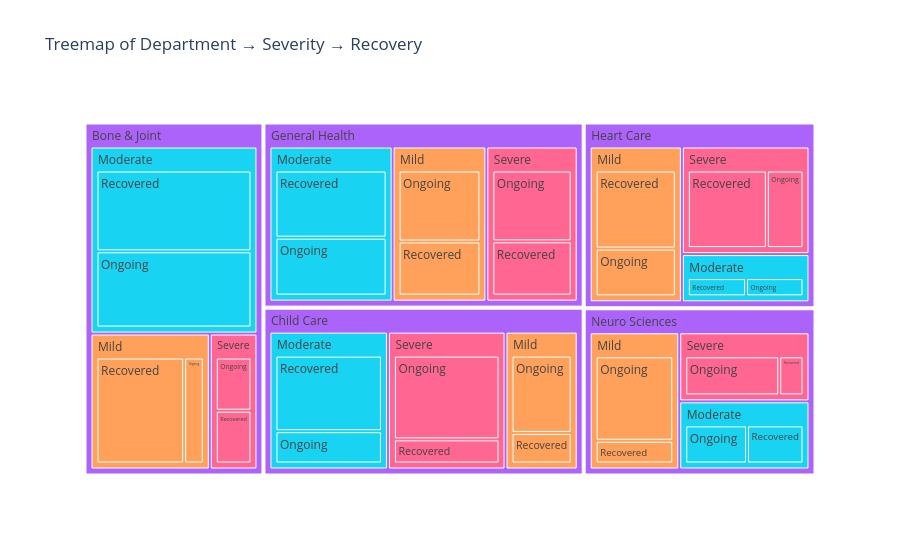
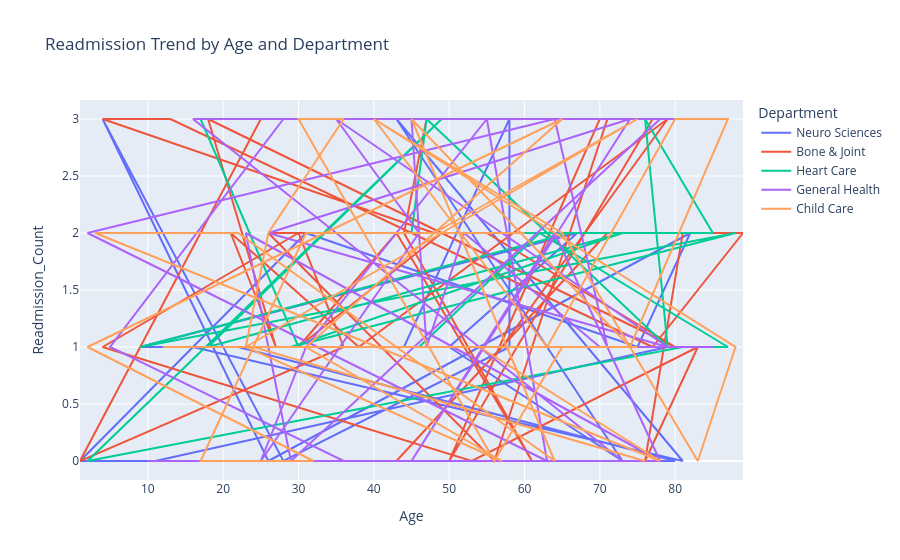
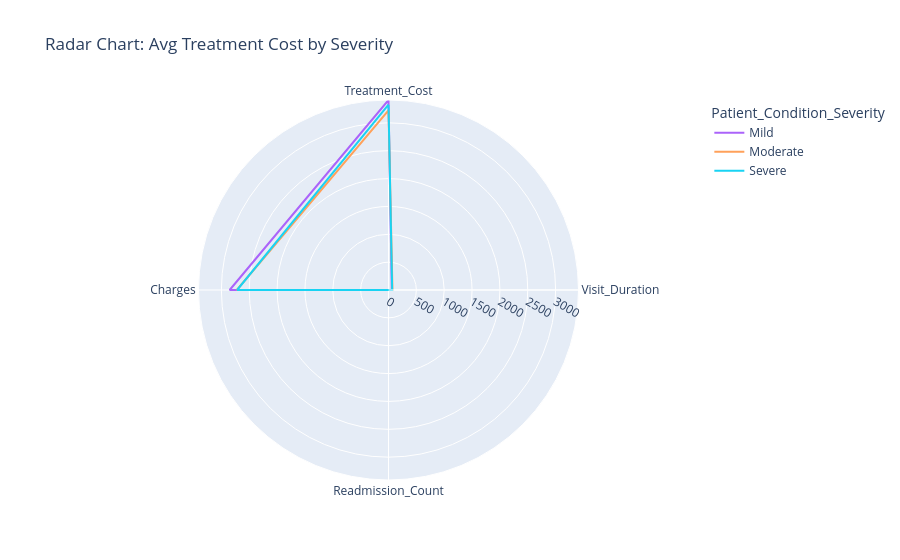

Notebook code cell kept with these figures, in order:
### Code cell
# 4. Advanced Visualizations (Plotly)

import plotly.express as px

# Treemap: Department → Severity → Recovery
fig_treemap = px.treemap(df, path=['Department','Patient_Condition_Severity','Recovery_Status'],
                         values='Charges',
                         color='Patient_Condition_Severity',
                         color_discrete_map={"mild":"lightgreen","moderate":"skyblue","severe":"coral"},
                         title="Treemap of Department → Severity → Recovery")
fig_treemap.show()

# Line Plot (Readmission Trend)
fig_line = px.line(df, x="Age", y="Readmission_Count", color="Department",
                   title="Readmission Trend by Age and Department")
fig_line.show()

# Radar Chart: Severity groups comparing averages
summary_long = summary.melt(id_vars="Patient_Condition_Severity",
                            value_vars=["Treatment_Cost","Visit_Duration","Readmission_Count","Charges"],
                            var_name="Metric", value_name="Average")

fig_radar = px.line_polar(summary_long, r="Average", theta="Metric", color="Patient_Condition_Severity", line_close=True,
                          color_discrete_map={"mild":"lightgreen","moderate":"skyblue","severe":"coral"},
                          title="Radar Chart: Avg Treatment Cost by Severity")
fig_radar.show()


# Geo Scatter: Hospital Branches
fig_geo = px.scatter_geo(df, locations="Hospital_Branch", locationmode="country names",
                         color="Patient_Condition_Severity",
                         color_discrete_map={"mild":"lightgreen","moderate":"skyblue","severe":"coral"},
                         title="Hospital Branch Distribution by Severity")
fig_geo.show()

### Figure 1 — Plotly figure (JSON) as saved in the notebook; plotly's stock layout.template omitted (floating-point values rounded to 4 significant figures)
{"data": [{"branchvalues": "total", "customdata": [["(?)"], ["(?)"], ["(?)"], ["(?)"], ["(?)"], ["Mild"], ["Mild"], ["Mild"], ["Mild"], ["Mild"], ["Mild"], ["Mild"], ["Mild"], ["Mild"], ["Mild"], ["Mild"], ["Mild"], ["Mild"], ["Mild"], ["Mild"], ["Moderate"], ["Moderate"], ["Moderate"], ["Moderate"], ["Moderate"], ["Moderate"], ["Moderate"], ["Moderate"], ["Moderate"], ["Moderate"], ["Moderate"], ["Moderate"], ["Moderate"], ["Moderate"], ["Moderate"], ["Severe"], ["Severe"], ["Severe"], ["Severe"], ["Severe"], ["Severe"], ["Severe"], ["Severe"], ["Severe"], ["Severe"], ["Severe"], ["Severe"], ["Severe"], ["Severe"], ["Severe"]], "domain": {"x": [0, 1], "y": [0, 1]}, "hovertemplate": "labels=%{label}<br>Charges=%{value}<br>parent=%{parent}<br>id=%{id}<br>Patient_Condition_Severity=%{customdata[0]}<extra></extra>", "ids": ["Child Care", "Heart Care", "Bone & Joint", "Neuro Sciences", "General Health", "Child Care/Mild", "General Health/Mild", "Heart Care/Mild", "Bone & Joint/Mild", "Neuro Sciences/Mild", "Child Care/Mild/Recovered", "Child Care/Mild/Ongoing", "General Health/Mild/Ongoing", "Heart Care/Mild/Ongoing", "Neuro Sciences/Mild/Recovered", "General Health/Mild/Recovered", "Neuro Sciences/Mild/Ongoing", "Bone & Joint/Mild/Recovered", "Heart Care/Mild/Recovered", "Bone & Joint/Mild/Ongoing", "Bone & Joint/Moderate/Ongoing", "Heart Care/Moderate", "Neuro Sciences/Moderate", "General Health/Moderate", "Child Care/Moderate", "Bone & Joint/Moderate", "Child Care/Moderate/Ongoing", "Heart Care/Moderate/Ongoing", "Neuro Sciences/Moderate/Ongoing", "General Health/Moderate/Ongoing", "Heart Care/Moderate/Recovered", "Child Care/Moderate/Recovered", "Neuro Sciences/Moderate/Recovered", "General Health/Moderate/Recovered", "Bone & Joint/Moderate/Recovered", "Bone & Joint/Severe", "General Health/Severe", "Child Care/Severe", "Child Care/Severe/Ongoing", "Neuro Sciences/Severe/Recovered", "Neuro Sciences/Severe", "Bone & Joint/Severe/Ongoing", "Heart Care/Severe", "General Health/Severe/Ongoing", "General Health/Severe/Recovered", "Heart Care/Severe/Ongoing", "Heart Care/Severe/Recovered", "Neuro Sciences/Severe/Ongoing", "Child Care/Severe/Recovered", "Bone & Joint/Severe/Recovered"], "labels": ["Child Care", "Heart Care", "Bone & Joint", "Neuro Sciences", "General Health", "Mild", "Mild", "Mild", "Mild", "Mild", "Recovered", "Ongoing", "Ongoing", "Ongoing", "Recovered", "Recovered", "Ongoing", "Recovered", "Recovered", "Ongoing", "Ongoing", "Moderate", "Moderate", "Moderate", "Moderate", "Moderate", "Ongoing", "Ongoing", "Ongoing", "Ongoing", "Recovered", "Recovered", "Recovered", "Recovered", "Recovered", "Severe", "Severe", "Severe", "Ongoing", "Recovered", "Severe", "Ongoing", "Severe", "Ongoing", "Recovered", "Ongoing", "Recovered", "Ongoing", "Recovered", "Recovered"], "marker": {"colors": ["#ab63fa", "#ab63fa", "#ab63fa", "#ab63fa", "#ab63fa", "#FFA15A", "#FFA15A", "#FFA15A", "#FFA15A", "#FFA15A", "#FFA15A", "#FFA15A", "#FFA15A", "#FFA15A", "#FFA15A", "#FFA15A", "#FFA15A", "#FFA15A", "#FFA15A", "#FFA15A", "#19d3f3", "#19d3f3", "#19d3f3", "#19d3f3", "#19d3f3", "#19d3f3", "#19d3f3", "#19d3f3", "#19d3f3", "#19d3f3", "#19d3f3", "#19d3f3", "#19d3f3", "#19d3f3", "#19d3f3", "#FF6692", "#FF6692", "#FF6692", "#FF6692", "#FF6692", "#FF6692", "#FF6692", "#FF6692", "#FF6692", "#FF6692", "#FF6692", "#FF6692", "#FF6692", "#FF6692", "#FF6692"]}, "name": "", "parents": ["", "", "", "", "", "Child Care", "General Health", "Heart Care", "Bone & Joint", "Neuro Sciences", "Child Care/Mild", "Child Care/Mild", "General Health/Mild", "Heart Care/Mild", "Neuro Sciences/Mild", "General Health/Mild", "Neuro Sciences/Mild", "Bone & Joint/Mild", "Heart Care/Mild", "Bone & Joint/Mild", "Bone & Joint/Moderate", "Heart Care", "Neuro Sciences", "General Health", "Child Care", "Bone & Joint", "Child Care/Moderate", "Heart Care/Moderate", "Neuro Sciences/Moderate", "General Health/Moderate", "Heart Care/Moderate", "Child Care/Moderate", "Neuro Sciences/Moderate", "General Health/Moderate", "Bone & Joint/Moderate", "Bone & Joint", "General Health", "Child Care", "Child Care/Severe", "Neuro Sciences/Severe", "Neuro Sciences", "Bone & Joint/Severe", "Heart Care", "General Health/Severe", "General Health/Severe", "Heart Care/Severe", "Heart Care/Severe", "Neuro Sciences/Severe", "Child Care/Severe", "Bone & Joint/Severe"], "type": "treemap", "values": [86300.0, 69150.0, 101400.0, 62240.0, 95190.0, 20210.0, 28960.0, 29000.0, 30500.0, 25360.0, 5731.0, 14480.0, 16430.0, 11000.0, 5375.0, 12530.0, 19980.0, 24920.0, 18000.0, 5587.0, 28520.0, 12420.0, 18320.0, 38030.0, 33170.0, 58740.0, 9945.0, 6173.0, 9567.0, 17610.0, 6249.0, 23220.0, 8750.0, 20420.0, 30220.0, 12190.0, 28200.0, 32920.0, 25550.0, 3805.0, 18560.0, 6117.0, 27730.0, 15950.0, 12240.0, 8789.0, 18940.0, 14760.0, 7374.0, 6071.0]}], "layout": {"legend": {"tracegroupgap": 0}, "title": {"text": "Treemap of Department → Severity → Recovery"}}}

### Figure 2 — Plotly figure (JSON) as saved in the notebook; plotly's stock layout.template omitted (floating-point values rounded to 4 significant figures)
{"data": [{"hovertemplate": "Department=Neuro Sciences<br>Age=%{x}<br>Readmission_Count=%{y}<extra></extra>", "legendgroup": "Neuro Sciences", "line": {"color": "#636efa", "dash": "solid"}, "marker": {"symbol": "circle"}, "mode": "lines", "name": "Neuro Sciences", "orientation": "v", "showlegend": true, "type": "scatter", "x": [58, 28, 4, 26, 82, 75, 31, 1, 29, 80, 22, 44, 58, 58, 16, 81, 43, 73, 50, 67, 9, 79, 11], "xaxis": "x", "y": [1, 0, 3, 0, 2, 1, 2, 0, 0, 0, 1, 1, 3, 1, 1, 0, 3, 0, 1, 2, 1, 1, 0], "yaxis": "y"}, {"hovertemplate": "Department=Bone & Joint<br>Age=%{x}<br>Readmission_Count=%{y}<extra></extra>", "legendgroup": "Bone & Joint", "line": {"color": "#EF553B", "dash": "solid"}, "marker": {"symbol": "circle"}, "mode": "lines", "name": "Bone & Joint", "orientation": "v", "showlegend": true, "type": "scatter", "x": [30, 4, 53, 83, 76, 81, 30, 36, 1, 25, 70, 50, 77, 50, 71, 56, 26, 89, 77, 13, 4, 48, 71, 43, 57, 79, 38, 21, 27, 18, 80, 55, 40, 49, 30, 43, 61, 44, 47], "xaxis": "x", "y": [2, 1, 0, 1, 0, 2, 2, 1, 0, 3, 3, 0, 3, 3, 3, 0, 2, 2, 1, 3, 3, 2, 2, 0, 1, 3, 1, 2, 1, 3, 1, 2, 2, 2, 1, 2, 0, 2, 3], "yaxis": "y"}, {"hovertemplate": "Department=Heart Care<br>Age=%{x}<br>Readmission_Count=%{y}<extra></extra>", "legendgroup": "Heart Care", "line": {"color": "#00cc96", "dash": "solid"}, "marker": {"symbol": "circle"}, "mode": "lines", "name": "Heart Care", "orientation": "v", "showlegend": true, "type": "scatter", "x": [74, 45, 47, 79, 76, 85, 66, 9, 88, 29, 73, 18, 49, 2, 81, 87, 62, 46, 30, 17], "xaxis": "x", "y": [2, 2, 3, 1, 3, 2, 2, 1, 2, 1, 2, 1, 3, 0, 1, 1, 2, 1, 1, 3], "yaxis": "y"}, {"hovertemplate": "Department=General Health<br>Age=%{x}<br>Readmission_Count=%{y}<extra></extra>", "legendgroup": "General Health", "line": {"color": "#ab63fa", "dash": "solid"}, "marker": {"symbol": "circle"}, "mode": "lines", "name": "General Health", "orientation": "v", "showlegend": true, "type": "scatter", "x": [10, 73, 16, 45, 47, 52, 70, 85, 71, 64, 2, 63, 55, 31, 25, 46, 35, 79, 26, 74, 45, 64, 78, 36, 5, 28, 83, 78, 29, 23, 78], "xaxis": "x", "y": [0, 0, 3, 3, 1, 2, 1, 1, 1, 3, 2, 0, 3, 1, 0, 2, 3, 1, 2, 3, 0, 2, 0, 0, 1, 3, 3, 3, 0, 2, 0], "yaxis": "y"}, {"hovertemplate": "Department=Child Care<br>Age=%{x}<br>Readmission_Count=%{y}<extra></extra>", "legendgroup": "Child Care", "line": {"color": "#FFA15A", "dash": "solid"}, "marker": {"symbol": "circle"}, "mode": "lines", "name": "Child Care", "orientation": "v", "showlegend": true, "type": "scatter", "x": [40, 88, 83, 65, 40, 63, 80, 87, 74, 45, 64, 22, 3, 78, 54, 75, 12, 65, 56, 30, 36, 26, 23, 57, 31, 65, 2, 32, 17, 31, 60, 57, 48, 75, 23, 24, 76], "xaxis": "x", "y": [3, 1, 0, 2, 3, 1, 3, 3, 1, 3, 0, 2, 2, 0, 1, 1, 1, 1, 0, 3, 3, 2, 1, 0, 1, 3, 1, 0, 0, 2, 2, 2, 2, 3, 1, 1, 0], "yaxis": "y"}], "layout": {"legend": {"title": {"text": "Department"}, "tracegroupgap": 0}, "title": {"text": "Readmission Trend by Age and Department"}, "xaxis": {"anchor": "y", "domain": [0, 1], "title": {"text": "Age"}}, "yaxis": {"anchor": "x", "domain": [0, 1], "title": {"text": "Readmission_Count"}}}}

### Figure 3 — Plotly figure (JSON) as saved in the notebook; plotly's stock layout.template omitted (floating-point values rounded to 4 significant figures)
{"data": [{"hovertemplate": "Patient_Condition_Severity=Mild<br>Average=%{r}<br>Metric=%{theta}<extra></extra>", "legendgroup": "Mild", "line": {"color": "#ab63fa", "dash": "solid"}, "marker": {"symbol": "circle"}, "mode": "lines", "name": "Mild", "r": [3411.0, 58.79, 1.574, 2852.0, 3411.0], "showlegend": true, "subplot": "polar", "theta": ["Treatment_Cost", "Visit_Duration", "Readmission_Count", "Charges", "Treatment_Cost"], "type": "scatterpolar"}, {"hovertemplate": "Patient_Condition_Severity=Moderate<br>Average=%{r}<br>Metric=%{theta}<extra></extra>", "legendgroup": "Moderate", "line": {"color": "#FFA15A", "dash": "solid"}, "marker": {"symbol": "circle"}, "mode": "lines", "name": "Moderate", "r": [3224.0, 71.2, 1.559, 2723.0, 3224.0], "showlegend": true, "subplot": "polar", "theta": ["Treatment_Cost", "Visit_Duration", "Readmission_Count", "Charges", "Treatment_Cost"], "type": "scatterpolar"}, {"hovertemplate": "Patient_Condition_Severity=Severe<br>Average=%{r}<br>Metric=%{theta}<extra></extra>", "legendgroup": "Severe", "line": {"color": "#19d3f3", "dash": "solid"}, "marker": {"symbol": "circle"}, "mode": "lines", "name": "Severe", "r": [3327.0, 66.23, 1.318, 2718.0, 3327.0], "showlegend": true, "subplot": "polar", "theta": ["Treatment_Cost", "Visit_Duration", "Readmission_Count", "Charges", "Treatment_Cost"], "type": "scatterpolar"}], "layout": {"legend": {"title": {"text": "Patient_Condition_Severity"}, "tracegroupgap": 0}, "polar": {"angularaxis": {"direction": "clockwise", "rotation": 90}, "domain": {"x": [0, 1], "y": [0, 1]}}, "title": {"text": "Radar Chart: Avg Treatment Cost by Severity"}}}
